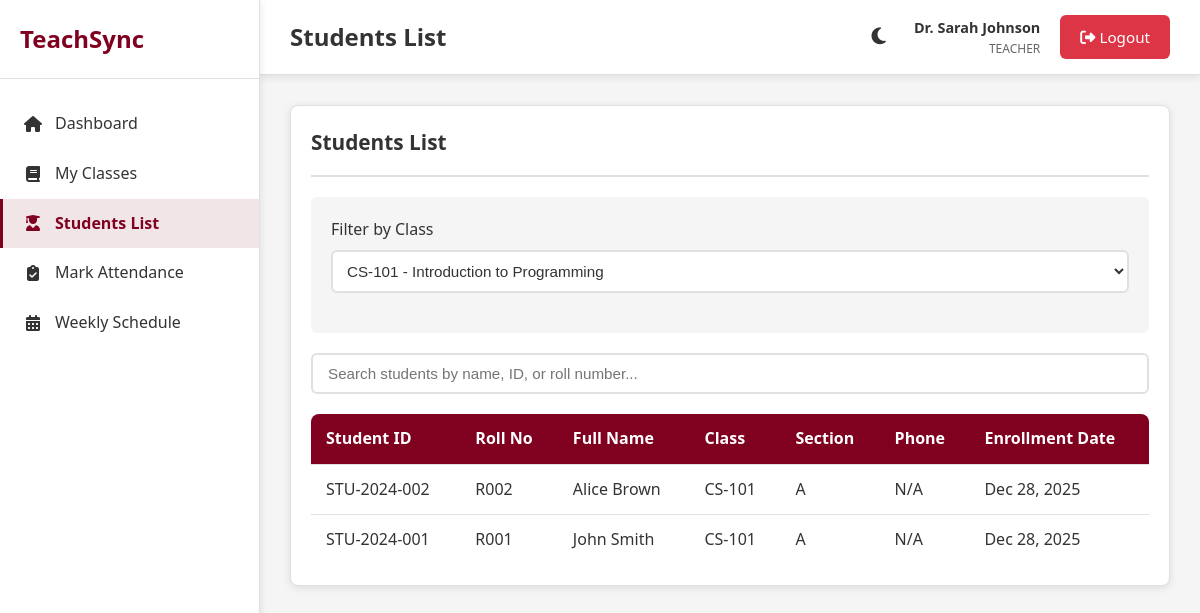
The app's page /students.php?class_id=1 (signed in) with its own data.
### tables this page shows
CREATE TABLE IF NOT EXISTS class_students (
    id INT PRIMARY KEY AUTO_INCREMENT,
    class_id INT NOT NULL,
    student_id INT NOT NULL,
    enrollment_date DATE DEFAULT (CURRENT_DATE),
    status ENUM('active', 'dropped') DEFAULT 'active',
    FOREIGN KEY (class_id) REFERENCES classes(id) ON DELETE CASCADE,
    FOREIGN KEY (student_id) REFERENCES students(id) ON DELETE CASCADE,
    UNIQUE KEY unique_enrollment (class_id, student_id)
);

CREATE TABLE IF NOT EXISTS students (
    id INT PRIMARY KEY AUTO_INCREMENT,
    user_id INT UNIQUE NOT NULL,
    student_id VARCHAR(20) UNIQUE NOT NULL,
    roll_number VARCHAR(20) UNIQUE NOT NULL,
    full_name VARCHAR(100) NOT NULL,
    class_id INT,
    section VARCHAR(10),
    phone VARCHAR(20),
    address TEXT,
    enrollment_date DATE,
    created_at TIMESTAMP DEFAULT CURRENT_TIMESTAMP,
    FOREIGN KEY (user_id) REFERENCES users(id) ON DELETE CASCADE,
    FOREIGN KEY (class_id) REFERENCES classes(id) ON DELETE SET NULL
);

CREATE TABLE IF NOT EXISTS classes (
    id INT PRIMARY KEY AUTO_INCREMENT,
    class_code VARCHAR(20) UNIQUE NOT NULL,
    class_name VARCHAR(100) NOT NULL,
    department_id INT NOT NULL,
    teacher_id INT NOT NULL,
    room_id INT,
    credits INT DEFAULT 3,
    description TEXT,
    created_at TIMESTAMP DEFAULT CURRENT_TIMESTAMP,
    FOREIGN KEY (department_id) REFERENCES departments(id) ON DELETE CASCADE,
    FOREIGN KEY (teacher_id) REFERENCES teachers(id) ON DELETE CASCADE,
    FOREIGN KEY (room_id) REFERENCES rooms(id) ON DELETE SET NULL
);

### config.php (called while the page is built, shortened)
<?php
function formatDate($date) {
    return date('M d, Y', strtotime($date));
}

### students.php (the view, shortened to what this page needs)
<?php
require_once '../includes/config.php';
$conn = getDBConnection();
$teacher_id = $_SESSION['teacher_id'] ?? null;
$selected_class_id = isset($_GET['class_id']) ? intval($_GET['class_id']) : 0;
$teacher_classes = $conn->query("
    SELECT c.* FROM classes c
    WHERE c.teacher_id = (SELECT id FROM teachers WHERE teacher_id = '$teacher_id')
    ORDER BY c.class_name
")->fetch_all(MYSQLI_ASSOC);
if ($selected_class_id > 0) {
    $students = $conn->query("
        SELECT s.*, c.class_code, c.class_name, cs.enrollment_date
        FROM students s
        INNER JOIN class_students cs ON s.id = cs.student_id
        INNER JOIN classes c ON cs.class_id = c.id
        WHERE cs.class_id = $selected_class_id
        AND c.teacher_id = (SELECT id FROM teachers WHERE teacher_id = '$teacher_id')
        ORDER BY s.full_name
    ")->fetch_all(MYSQLI_ASSOC);
}
include '../includes/header.php';
?>
<div class="card">
    <div class="card-header">
        <h3 class="card-title">Students List</h3>
    </div>
    <form method="GET" style="margin-bottom: 20px; padding: 20px; background: var(--bg-color); border-radius: 6px;">
        <div class="form-row">
            <div class="form-group">
                <label>Filter by Class</label>
                <select name="class_id" onchange="this.form.submit()">
                    <?php foreach ($teacher_classes as $class): ?>
                        <option value="<?php echo $class['id']; ?>" <?php echo $selected_class_id == $class['id'] ? 'selected' : ''; ?>>
                            <?php echo htmlspecialchars($class['class_code'] . ' - ' . $class['class_name']); ?>
                        </option>
                    <?php endforeach; ?>
                </select>
            </div>
        </div>
    </form>
    <div class="search-bar">
        <input type="text" id="searchStudents" placeholder="Search students by name, ID, or roll number...">
    </div>
    <div class="table-container">
        <table class="table" id="studentsTable">
            <thead>
                <tr>
                    <th>Student ID</th>
                    <th>Roll No</th>
                    <th>Full Name</th>
                    <th>Class</th>
                    <th>Section</th>
                    <th>Phone</th>
                    <th>Enrollment Date</th>
                </tr>
            </thead>
            <tbody>
                <?php if (count($students) > 0): ?>
                    <?php foreach ($students as $student): ?>
                        <tr>
                            <td><?php echo htmlspecialchars($student['student_id']); ?></td>
                            <td><?php echo htmlspecialchars($student['roll_number']); ?></td>
                            <td><?php echo htmlspecialchars($student['full_name']); ?></td>
                            <td><?php echo htmlspecialchars($student['class_code'] ?? 'N/A'); ?></td>
                            <td><?php echo htmlspecialchars($student['section'] ?? 'N/A'); ?></td>
                            <td><?php echo htmlspecialchars($student['phone'] ?? 'N/A'); ?></td>
                            <td><?php echo $student['enrollment_date'] ? formatDate($student['enrollment_date']) : 'N/A'; ?></td>
                        </tr>
                    <?php endforeach; ?>
                <?php else: ?>
                    <tr>
                        <td colspan="7" class="text-center">No students found</td>
                    </tr>
                <?php endif; ?>
            </tbody>
        </table>
    </div>
</div>
<?php include '../includes/footer.php'; ?>

### style.css (style rules this page uses)
:root { --primary-color: #800020; --secondary-color: #708090; --accent-color: #A0522D; --bg-color: #f5f5f5; --card-bg: #ffffff; --text-color: #333333; --text-light: #666666; --border-color: #e0e0e0; --success-color: #28a745; --danger-color: #dc3545; --warning-color: #ffc107; --info-color: #17a2b8; --shadow: 0 2px 8px rgba(0,0,0,0.1); --shadow-lg: 0 4px 16px rgba(0,0,0,0.15); }
* { margin: 0; padding: 0; box-sizing: border-box; }
body { font-family: 'Segoe UI', Tahoma, Geneva, Verdana, sans-serif; background-color: var(--bg-color); color: var(--text-color); line-height: 1.6; transition: background-color 0.3s, color 0.3s; }
.card { background: var(--card-bg); border-radius: 8px; padding: 20px; margin-bottom: 20px; box-shadow: var(--shadow); border: 1px solid var(--border-color); }
.card-header { display: flex; justify-content: space-between; align-items: center; margin-bottom: 20px; padding-bottom: 15px; border-bottom: 2px solid var(--border-color); }
.card-title { font-size: 1.3rem; color: var(--text-color); font-weight: 600; }
.form-group { margin-bottom: 20px; }
.form-group label { display: block; margin-bottom: 8px; color: var(--text-color); font-weight: 500; }
.form-group input, .form-group select, .form-group textarea { width: 100%; padding: 10px; border: 2px solid var(--border-color); border-radius: 6px; font-size: 0.95rem; background-color: var(--card-bg); color: var(--text-color); transition: border-color 0.3s; }
.form-row { display: grid; grid-template-columns: repeat(auto-fit, minmax(250px, 1fr)); gap: 20px; }
.table-container { overflow-x: auto; }
.table { width: 100%; border-collapse: collapse; background: var(--card-bg); border-radius: 8px; overflow: hidden; }
.table thead { background: var(--primary-color); color: white; }
.table th, .table td { padding: 12px 15px; text-align: left; border-bottom: 1px solid var(--border-color); }
.table tbody tr:last-child td { border-bottom: none; }
.search-bar { display: flex; gap: 10px; margin-bottom: 20px; }
.search-bar input { flex: 1; padding: 10px 15px; border: 2px solid var(--border-color); border-radius: 6px; font-size: 0.95rem; background-color: var(--card-bg); color: var(--text-color); }

### records on screen
class_students: student.student_id "STU-2024-002", student.roll_number "R002", student.full_name "Alice Brown", class.class_code "CS-101", student.section "A", student.phone "N/A", enrollment_date "Dec 28, 2025"
class_students: student.student_id "STU-2024-001", student.roll_number "R001", student.full_name "John Smith", class.class_code "CS-101", student.section "A", student.phone "N/A", enrollment_date "Dec 28, 2025"

### other values on screen
APP_NAME "TeachSync"
$page_title "Students List"
$full_name "Dr. Sarah Johnson"
$current_role "TEACHER"
form field class_id "CS-101 - Introduction to Programming"
